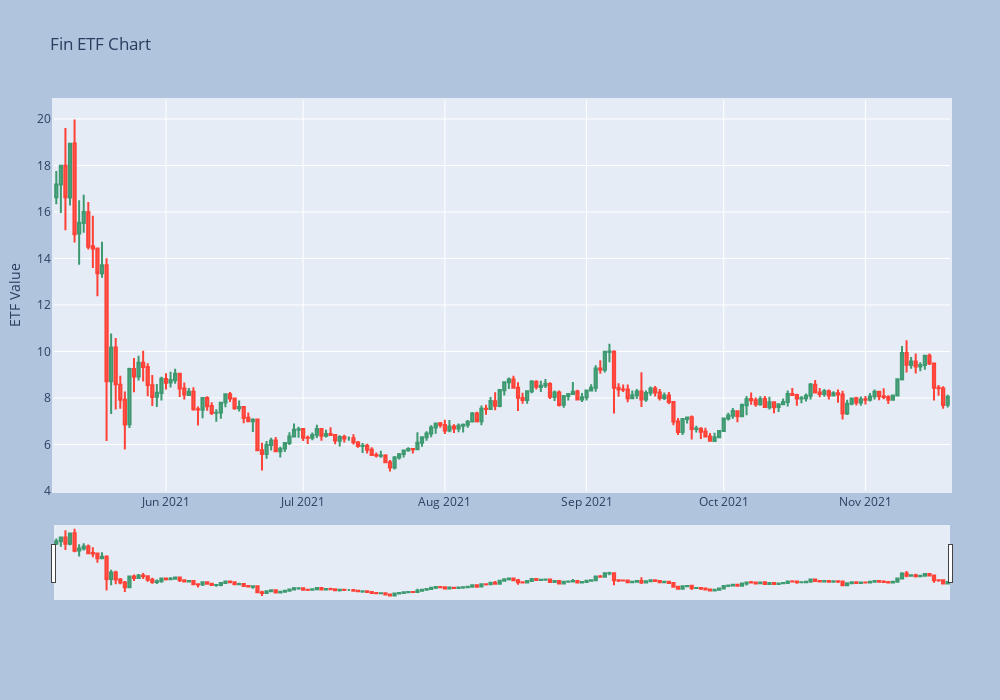

The notebook cell saved with this chart:
### Markdown cell above
### Finance Token Plot for Dashboard

### Code cell
fin_fig = go.Figure(data=[go.Candlestick(x=fin_frame.index,
                open=fin_frame['Open'],
                high=fin_frame['High'],
                low=fin_frame['Low'],
                close=fin_frame['Close'])])

fin_fig.update_layout(
     title = "Fin ETF Chart",
    yaxis_title="ETF Value",
    autosize=False,
    width=1000,
    height=700,
    margin=dict(
        l=50,
        r=50,
        b=100,
        t=100,
        pad=2
    ),
    paper_bgcolor="LightSteelBlue",
)

### Figure 1 — Plotly figure (JSON) as saved in the notebook; plotly's stock layout.template omitted (floating-point values rounded to 4 significant figures; data arrays with more than 128 entries replaced by an {"elided": "..."} marker saying what was removed)
{"data": [{"close": {"elided": "196 float values"}, "high": {"elided": "196 float values"}, "low": {"elided": "196 float values"}, "open": {"elided": "196 float values"}, "type": "candlestick", "x": {"elided": "196 str values"}}], "layout": {"autosize": false, "height": 700, "margin": {"b": 100, "l": 50, "pad": 2, "r": 50, "t": 100}, "paper_bgcolor": "LightSteelBlue", "title": {"text": "Fin ETF Chart"}, "width": 1000, "xaxis": {"autorange": true, "range": ["2021-05-07 12:00", "2021-11-19 12:00"], "rangeslider": {"autorange": true, "range": ["2021-05-07 12:00", "2021-11-19 12:00"], "yaxis": {"_template": null, "rangemode": "match"}}, "type": "date"}, "yaxis": {"autorange": true, "range": [3.997, 20.82], "title": {"text": "ETF Value"}}}}
